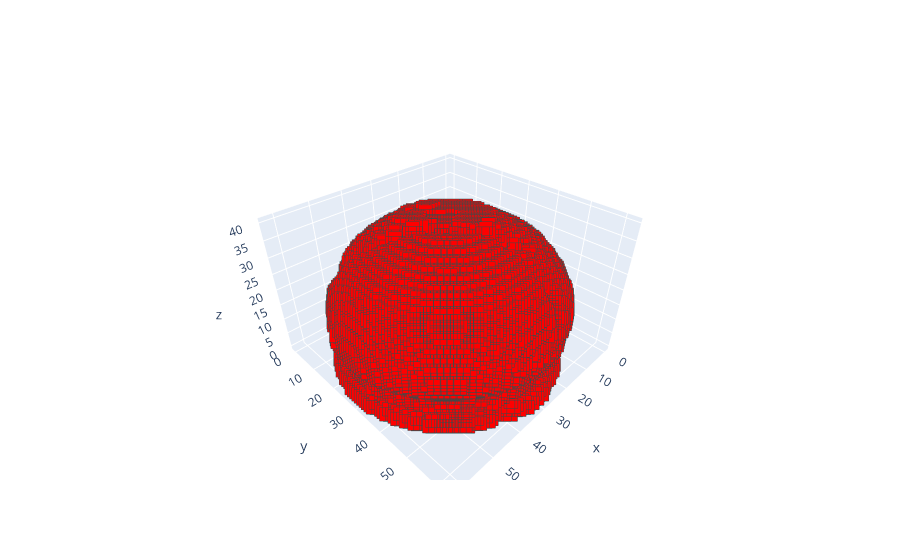

Notebook cell for this chart:
### Code cell
ut.plot(a_fake)

### Figure 1 — Plotly figure (JSON) as saved in the notebook; plotly's stock layout.template omitted (floating-point values rounded to 4 significant figures; data arrays with more than 128 entries replaced by an {"elided": "..."} marker saying what was removed)
{"data": [{"marker": {"color": "red", "line": {"color": "DarkSlateGrey", "width": 2}, "size": 5, "symbol": "square"}, "mode": "markers", "type": "scatter3d", "x": {"elided": "23040 int values"}, "y": {"elided": "23040 int values"}, "z": {"elided": "23040 int values"}}], "layout": {}}
